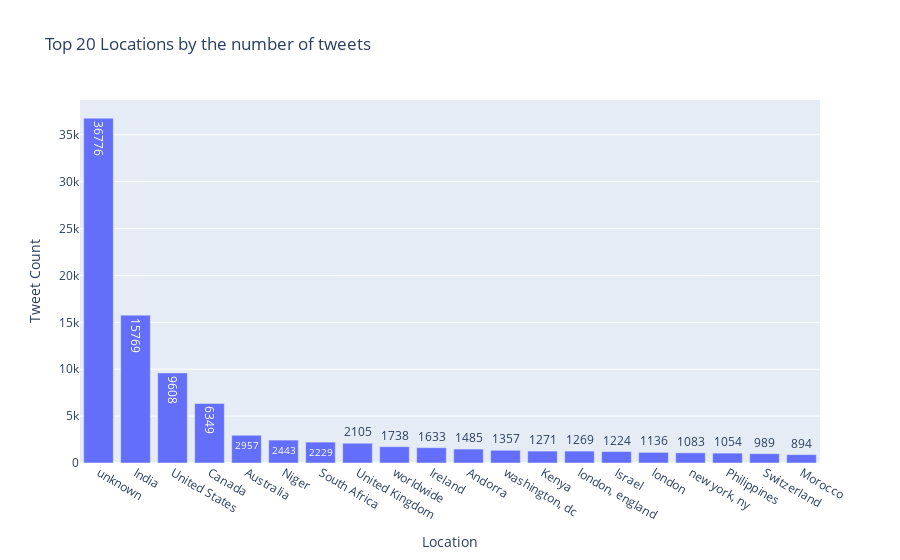

Notebook cell for this chart:
### Code cell
print(df['user_location'].value_counts())
plot_bar(df['user_location'].value_counts().index[0:20],
         df['user_location'].value_counts().values[0:20],
         "Top 20 Locations by the number of tweets",
         "Location",
         "Tweet Count")

### Figure 1 — Plotly figure (JSON) as saved in the notebook; plotly's stock layout.template omitted (floating-point values rounded to 4 significant figures)
{"data": [{"text": [36776, 15769, 9608, 6349, 2957, 2443, 2229, 2105, 1738, 1633, 1485, 1357, 1271, 1269, 1224, 1136, 1083, 1054, 989, 894], "textposition": "auto", "type": "bar", "x": ["unknown", "India", "United States", "Canada", "Australia", "Niger", "South Africa", "United Kingdom", "worldwide", "Ireland", "Andorra", "washington, dc", "Kenya", "london, england", "Israel", "london", "new york, ny", "Philippines", "Switzerland", "Morocco"], "y": [36776, 15769, 9608, 6349, 2957, 2443, 2229, 2105, 1738, 1633, 1485, 1357, 1271, 1269, 1224, 1136, 1083, 1054, 989, 894]}], "layout": {"title": {"text": "Top 20 Locations by the number of tweets"}, "xaxis": {"title": {"text": "Location"}}, "yaxis": {"title": {"text": "Tweet Count"}}}}
